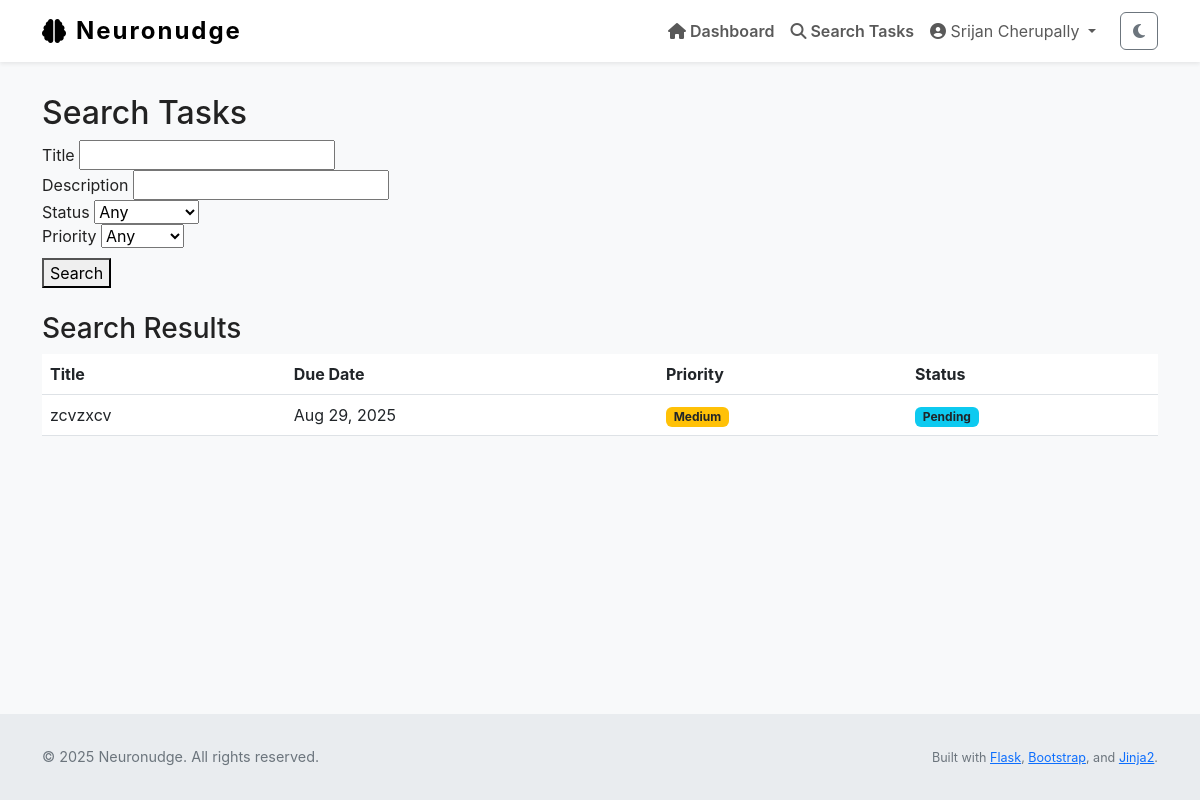
The app's page /tasks/search (signed in), older data.
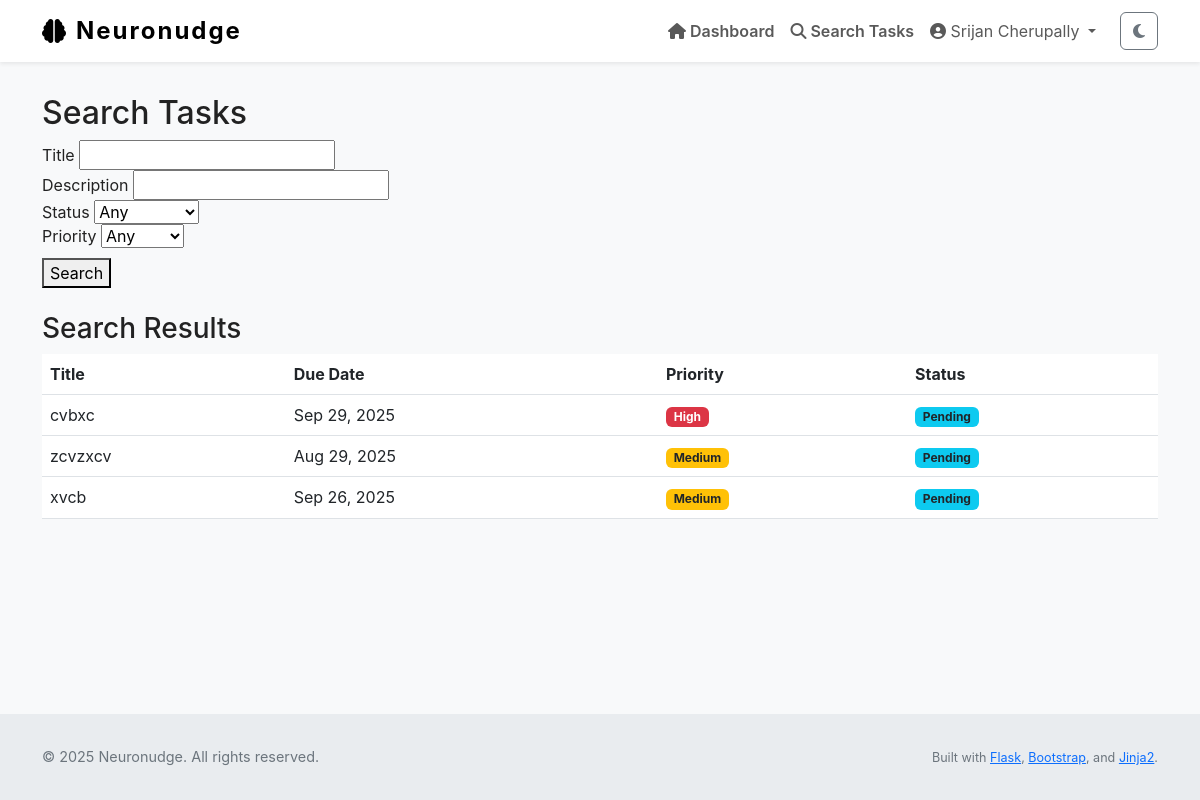
The same page, newer data.
### Neuronudge/models.py (models this page shows, shortened)
class Task(db.Model):
    id = db.Column(db.Integer, primary_key=True)
    title = db.Column(db.String(255), nullable=False)
    description = db.Column(db.Text, nullable=False)
    due_date = db.Column(db.DateTime)
    completed = db.Column(db.Boolean, default=False)
    priority = db.Column(db.Integer, default=2)         # 1 = high, 2 = med, 3 = low
    status = db.Column(db.String(20), default='not started')
    reminder_set = db.Column(db.Boolean, default=False)
    created_at = db.Column(db.DateTime, default=datetime.utcnow)
    updated_at = db.Column(db.DateTime, default=datetime.utcnow, onupdate=datetime.utcnow)
    user_id = db.Column(db.Integer, db.ForeignKey('user.id'), nullable=False)

### Neuronudge/views.py (the view)
@main.route('/tasks/search', methods=['GET', 'POST'])
@login_required
def task_search():
    title = request.args.get('title', '').strip()
    description = request.args.get('description', '').strip()
    completed = request.args.get('completed', 'any')
    priority = request.args.get('priority', 'any')
    query = Task.query.filter_by(user_id=current_user.id)
    if title:
        query = query.filter(Task.title.ilike(f'%{title}%'))
    if description:
        query = query.filter(Task.description.ilike(f'%{description}%'))
    if completed in ['true', 'false']:
        query = query.filter_by(completed=(completed == 'true'))
    if priority in ['1', '2', '3']:
        query = query.filter_by(priority=int(priority))
    results = query.order_by(Task.priority.asc(), Task.due_date.asc().nulls_last()).all()
    return render_template('task_search.html', results=results)

### Neuronudge/templates/task_search.html (shortened to what this page needs)
{% extends "layout.html" %}
{% block content %}
<h2>Search Tasks</h2>
<form method="GET" action="{{ url_for('main.task_search') }}" role="search">
    <div>
        <label for="title">Title</label>
        <input type="text" name="title" id="title" value="{{ request.args.get('title', '') }}">
    </div>
    <div>
        <label for="description">Description</label>
        <input type="text" name="description" id="description" value="{{ request.args.get('description', '') }}">
    </div>
    <div>
        <label for="completed">Status</label>
        <select name="completed" id="completed">
            <option value="any" {% if request.args.get('completed') == 'any' %}selected{% endif %}>Any</option>
        </select>
    </div>
    <div>
        <label for="priority">Priority</label>
        <select name="priority" id="priority">
            <option value="any" {% if request.args.get('priority') == 'any' %}selected{% endif %}>Any</option>
        </select>
    </div>
    <div style="margin-top: 10px;">
        <button type="submit">Search</button>
    </div>
</form>
{% if results is defined %}
    <h3 class="mt-4">Search Results</h3>
    {% if results %}
        <table class="table table-hover">
            <thead>
                <tr>
                    <th>Title</th>
                    <th>Due Date</th>
                    <th>Priority</th>
                    <th>Status</th>
                </tr>
            </thead>
            <tbody>
                {% for task in results %}
                <tr>
                    <td>{{ task.title }}</td>
                    <td>{{ task.due_date.strftime('%b %d, %Y') if task.due_date else 'No due date' }}</td>
                    <td>
                        {% if task.priority == 1 %}<span class="badge bg-danger">High</span>
                        {% elif task.priority == 2 %}<span class="badge bg-warning text-dark">Medium</span>
                        {% elif task.priority == 3 %}<span class="badge bg-secondary">Low</span>
                        {% endif %}
                    </td>
                    <td>
                        {% if task.completed %}
                            <span class="badge bg-success">Completed</span>
                        {% else %}
                            <span class="badge bg-info text-dark">Pending</span>
                        {% endif %}
                    </td>
                </tr>
                {% endfor %}
            </tbody>
        </table>
    {% else %}
        <p class="text-muted">No tasks match your search.</p>
    {% endif %}
{% endif %}
{% endblock %}

Row changes from the older to the newer data that the page shows:
added Task: title "cvbxc", due_date "Sep 29, 2025", priority "High", completed "Pending"
added Task: title "xvcb", due_date "Sep 26, 2025", priority "Medium", completed "Pending"
